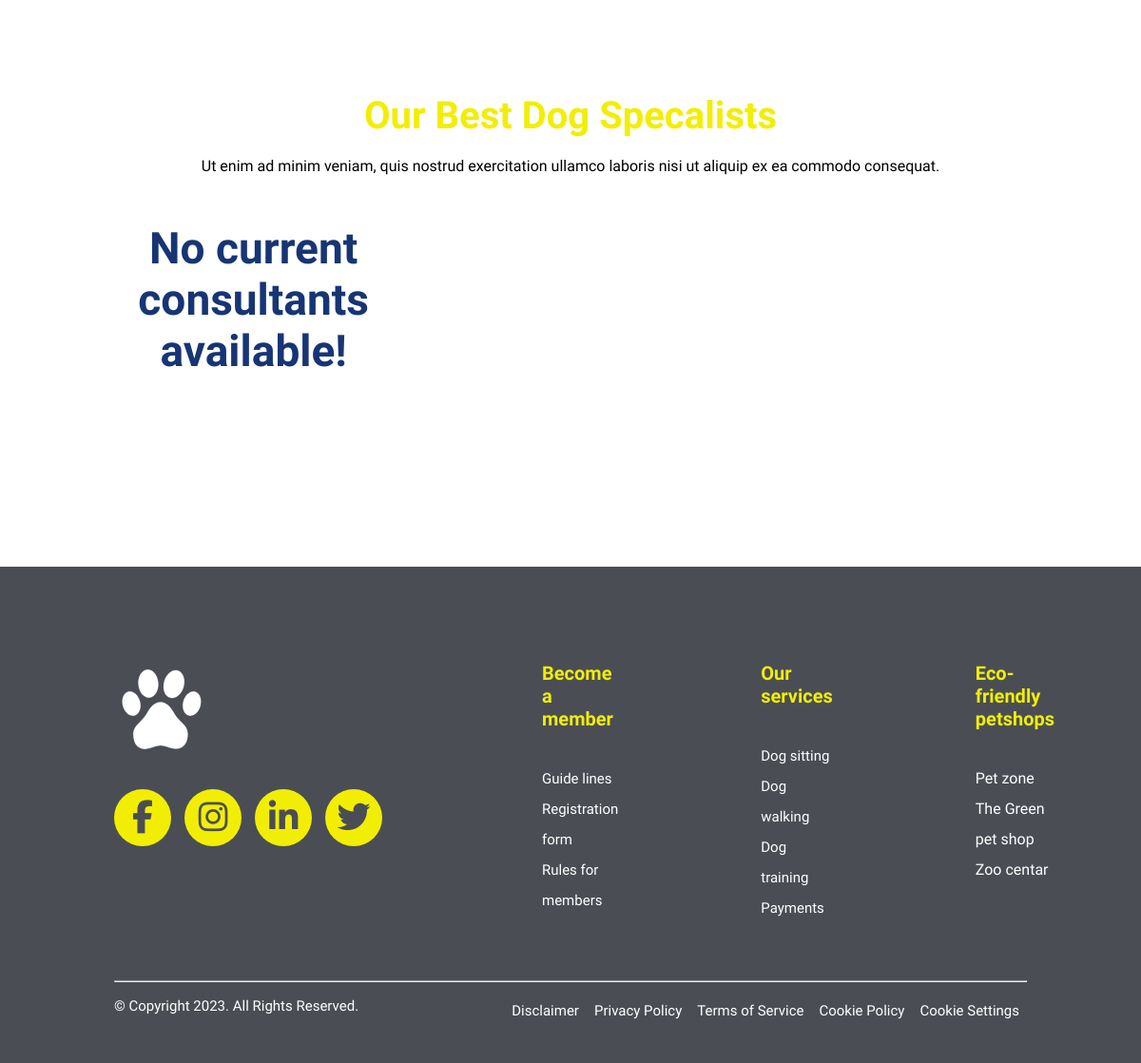
/members/ (lower part), run on an earlier commit of the app's database.
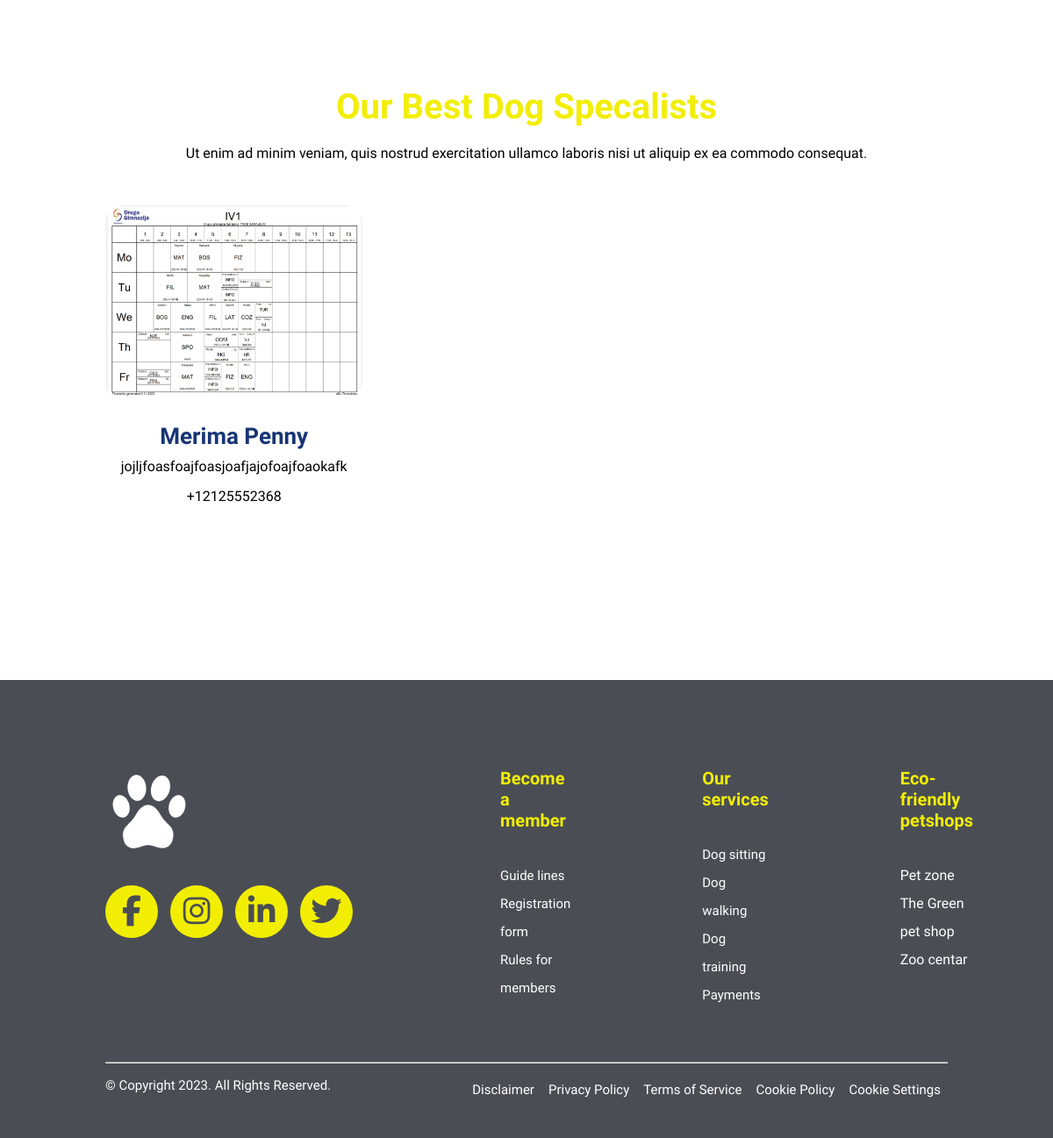
And on a later commit of the database.
### SubHazApp/models.py (models this page shows, shortened)
class Profile(models.Model):
    image = models.ImageField(upload_to='media/profile_image/')
    image_id = models.ImageField(upload_to='media/profile_id_image/')
    user = models.OneToOneField(User, null=True, on_delete=models.CASCADE)
    phone_number = PhoneField(null=False, blank=False, unique=True)
    address = models.CharField(max_length=200)
    city = models.CharField(max_length=200)
    charge_rate = models.CharField(max_length=200)
    status = models.IntegerField(choices=AUTHENTICATION, default=0)
    description = models.TextField(max_length=1000)

### SubHazApp/views.py (the view)
# urls.py: path('members/', contractors, name='contractors'),
def contractors(request):
    profiles = []
    profiles_all = Profile.objects.all()
    for profile in profiles_all:
        if profile.status == 1:
            profiles.append(profile)
    return render(request, 'SubHazApp/contractors.html', {'profiles':profiles})

### SubHazApp/templates/SubHazApp/contractors.html (shortened to what this page needs)
{% extends 'SubHazApp/base/base.html' %}
{% load static %}
{% block content %}
<section class="contractors">
    <div class="element">
        <h2 class="title-h2">Our Best Dog Specalists</h2>
        <p class="text">Ut enim ad minim veniam, quis nostrud exercitation ullamco laboris nisi ut aliquip ex ea commodo consequat.</p>
        <div class="cotractor-grid">
            {% for profile in profiles|slice:"0:6" %}
                <a href="#"><div class="contractor-display">
                    <img src="{{profile.image.url}}" alt="female-img">
                    <h3 class="title-h3">{{profile.user.first_name}} {{profile.user.last_name}}</h3>
                    <p class="text">{{profile.description}}</p>
                    <p class="text" style="margin-top: 15px;">{{profile.phone_number}}</p>
                </div></a>
            {% empty %}
            <h1 class="title-h1">No current consultants available!</h1>
            {% endfor %}
        </div>
    </div>
</section>
{% endblock %}

### SubHazApp/templates/SubHazApp/base/base.html (shortened to what this page needs)
{% load static %}
<!DOCTYPE html>
<html lang="en">
<head>
    <link href="{% static 'scss/styles.css' %}" type="text/css" rel="stylesheet">
    <link rel="stylesheet" href="https://cdnjs.cloudflare.com/ajax/libs/font-awesome/4.7.0/css/font-awesome.min.css">
</head>
<body>
    {% block content %}
    {% endblock %}
    <footer class="footer">
        <div class="element" id="footer-menu-1">
            <div class="footer-first">
                <div><a href="#"><img src="{% static 'images/logo-white.svg' %}" alt="logo" width="100" ></a></div>
                <div>
                    <a href="#" class="fa fa-facebook"></a>
                    <a href="https://www.instagram.com/vodaj.ba/" target="_blank" class="fa fa-instagram"></a>
                    <a href="#" class="fa fa-linkedin"></a>
                    <a href="#" class="fa fa-twitter"></a>
                </div>
            </div>
            <div>
                <nav>
                    <h5>Become a member</h5>
                    <ul>
                        <li>
                            <a href="#"><span>Guide lines</span></a>
                        </li>
                        <li>
                            <a href="#"><span>Registration form</span></a>
                        </li>
                        <li>
                            <a href="#"><span>Rules for members</span></a>
                        </li>
                </nav>
            </div>
            <div>
                <nav>
                    <h5>Our <br> services</h5>
                    <ul>
                        <li>
                            <a href="#"><span>Dog sitting</span></a>
                        </li>
                        <li>
                            <a href="#"><span>Dog walking</span></a>
                        </li>
                        <li>
                            <a href="#"><span>Dog training</span></a>
                        </li>
                        <li>
                            <a href="#"><span>Payments</span></a>
                        </li>
                </nav>
            </div>
            <div>
                <nav>
                    <h5>Eco-friendly petshops</h5>
                    <ul>
                        <li>
                            <a href="https://www.facebook.com/petzone.ba/" target="_blank">Pet zone</a>
                        </li>
                        <li>
                            <a href="https://www.thegreenpetshop.com/" target="_blank">The Green pet shop</a>
                        </li>
                        <li>
                            <a href="https://www.zoocentar.com/" target="_blank">Zoo centar</a>
                        </li>
                </nav>
            </div>
        </div>
        <div class="element">
            <hr style="margin-top: 60px;">
        </div>
        <div class="element">
            <div class="flex-5">
                <div class="copyright"><span>© Copyright 2023. All Rights Reserved.</span></div>
                <div>
                    <nav class="footer-menu-2">
                        <ul>
                            <li><a href="#"><span>Disclaimer</span></a></li>
                        </ul>
                        <ul>
                            <li><a href="#"><span>Privacy Policy</span></a></li>
                        </ul>
                        <ul>
                            <li><a href="#"><span>Terms of Service</span></a></li>
                        </ul>
                        <ul>
                            <li><a href="#"><span>Cookie Policy</span></a></li>
                        </ul>
                        <ul>
                            <li><a href="#"><span>Cookie Settings</span></a></li>
                        </ul>
                    </nav>
                </div>
            </div>
        </div>
    </footer>
    </body>
    </html>

### static/scss/styles.css (style rules this page uses)
* { margin: 0; padding: 0; box-sizing: border-box; font-family: "Ubuntu", sans-serif; }
html { scroll-behavior: smooth; }
a { text-decoration: none; color: black; }
.element { max-width: 1200px; margin: auto; width: 80%; }
.title-h2 { font-size: 40px; font-weight: 900; color: #f2ee03; }
.title-h3 { font-size: 26px; font-weight: 900; color: #173574; margin-bottom: 50px; }
.text { font-size: 16px; }
h2 { font-size: 40px; font-weight: 900; color: white; }
.footer { background-color: #4a4e54; padding-top: 100px; padding-bottom: 40px; }
.footer img { border-radius: 0px; }
.footer h5 { color: #f2ee03; text-decoration: none; font-size: 20px; font-weight: 900; margin-bottom: 35px; }
.footer span { color: white; text-decoration: none; font-size: 15px; transition: 0.3s; }
.footer ul li { list-style: none; }
.footer ul li a { text-decoration: none; line-height: 2em; color: white; }
#footer-menu-1 { display: grid; align-items: flex-start; grid-template-columns: repeat(4, 1fr); justify-content: space-between; -moz-column-gap: 150px; column-gap: 150px; }
.footer-first { width: 300px; }
.fa { font-size: 35px !important; padding: 12px; width: 60px; height: 60px; text-align: center; text-decoration: none; border-radius: 100%; margin: 30px 5px; transition: 0.3s; }
.fa-facebook { background: #f2ee03; color: #4a4e54; margin-left: 0 !important; }
.fa-twitter { background: #f2ee03; color: #4a4e54; }
.fa-linkedin { background: #f2ee03; color: #4a4e54; }
.fa-instagram { background: #f2ee03; color: #4a4e54; }
.footer-menu-2 { display: flex; align-items: center; }
.flex-5 { display: flex; justify-content: space-between; margin-top: 15px; }
.flex-5 ul { position: relative; display: flex; justify-content: center; align-items: center; }
.flex-5 ul li { position: relative; list-style: none; }
.flex-5 ul li a { font-size: 15px; position: relative; margin: 0 8px; text-decoration: none; color: white; transition: 0.6s; }
.contractors { padding-top: 100px; padding-bottom: 200px; }
.contractors .element { text-align: center; }
.contractors .element .title-h2 { margin-bottom: 20px; }
.contractors .element .title-h3 { margin-bottom: 10px !important; }
.contractors .element .cotractor-grid { margin-top: 50px; display: grid; grid-template-columns: repeat(3, 1fr); -moz-column-gap: 40px; column-gap: 40px; row-gap: 60px; }
.contractors .element .cotractor-grid .contractor-display img { width: 100%; border-radius: 20px; }
.contractors .element .cotractor-grid .contractor-display h3 { margin-top: 20px; }

What changed in the data, as far as the page shows it:
added Profile: image (picture), user.first_name "Merima", user.last_name "Penny", description "jojljfoasfoajfoasjoafjajofoajfoaokafk", phone_number "+12125552368"
Also different on the page:
text no longer shown: "No current consultants available!"
